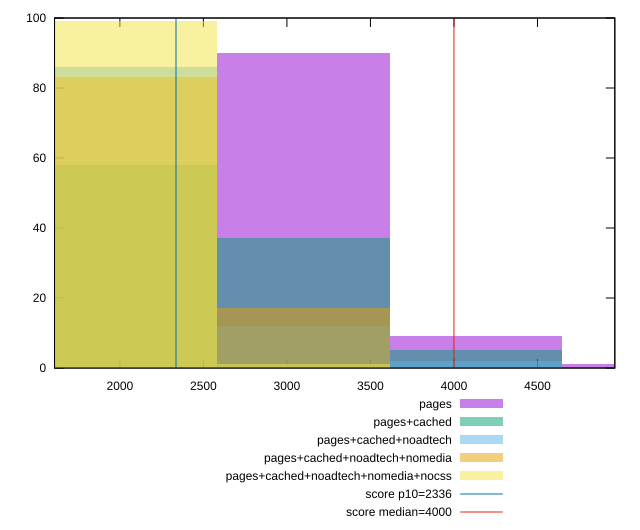

Write gnuplot code to recreate this figure.
reset

$pages <<EOF
3099.4560279943494 90
5165.760046657249 1
4132.608037325799 9
EOF

$pagesCached <<EOF
3099.4560279943494 37
2066.3040186628996 58
4132.608037325799 5
EOF

$pagesCachedNoadtech <<EOF
4132.608037325799 2
2066.3040186628996 86
3099.4560279943494 12
EOF

$pagesCachedNoadtechNomedia <<EOF
3099.4560279943494 17
2066.3040186628996 83
EOF

$pagesCachedNoadtechNomediaNocss <<EOF
2066.3040186628996 99
3099.4560279943494 1
EOF

set key outside below
set boxwidth 1033.1520093314498
set xrange [1608.796:4963.0915]
set yrange [0:100]
set trange [0:100]
set style fill transparent solid 0.5 noborder

set parametric
set terminal svg size 640, 530 enhanced background rgb 'white'
set output "report_00013_2021-02-09T12-04-24.940Z/first-meaningful-paint/comparison/histogram/all_raw.svg"

plot $pages title "pages" with boxes, \
     $pagesCached title "pages+cached" with boxes, \
     $pagesCachedNoadtech title "pages+cached+noadtech" with boxes, \
     $pagesCachedNoadtechNomedia title "pages+cached+noadtech+nomedia" with boxes, \
     $pagesCachedNoadtechNomediaNocss title "pages+cached+noadtech+nomedia+nocss" with boxes, \
     2336,t title "score p10=2336", \
     4000,t title "score median=4000"

reset
